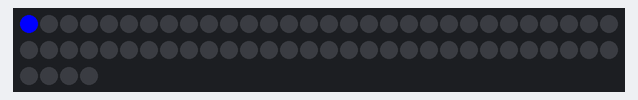
This sketch was run on a simulated Arduino Uno, built with avr-gcc and run on an emulated ATmega328P. Parts: 64 RGB LEDs in strip order, left to right, continuing on the next row.

Above: at 0.05 s.
At 6.52 s:
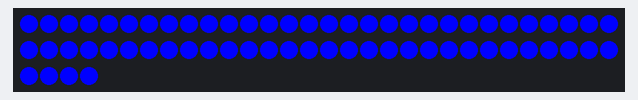
At 9.8 s:
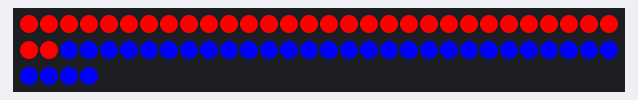
At 19.66 s:
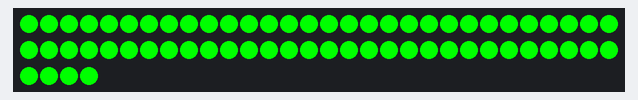
At 29.72 s:
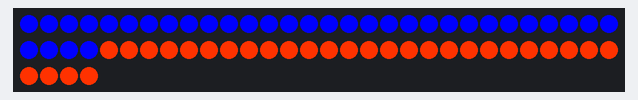
At 39.89 s:
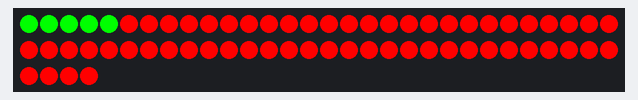

The sketch:

prueba_de_tira_de_led_rgb.ino
```cpp
#include <Adafruit_NeoPixel.h>

Adafruit_NeoPixel corona = Adafruit_NeoPixel(64,5, NEO_GRB + NEO_KHZ800);
void setup() {
  // put your setup code here, to run once:
  corona.begin();

}

void loop() {
  // put your main code here, to run repeatedly:
  for(int i =0; i<64; i++){
    corona.setPixelColor(i,corona.Color(0,0,255));
  corona.show();
    delay(100);
  }
  for(int i =0; i<64; i++){
    corona.setPixelColor(i,corona.Color(255,0,0));
  corona.show();
    delay(100);
  }
  for(int i =0; i<64; i++){
    corona.setPixelColor(i,corona.Color(0,255,0));
  corona.show();
    delay(100);
  }
  for(int i =0; i<64; i++){
    corona.setPixelColor(i,corona.Color(255,50,0));
  corona.show();
    delay(100);
  }
}
```
